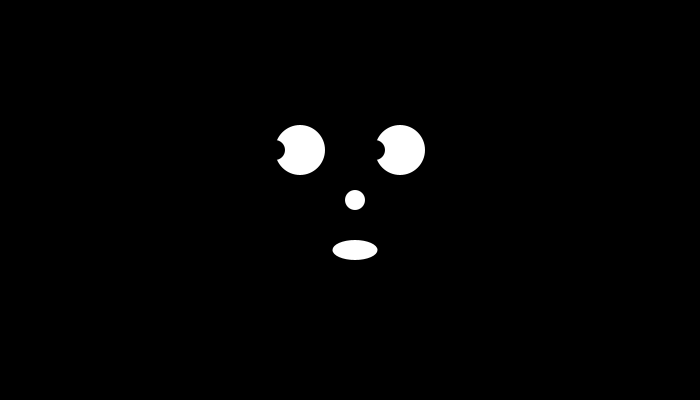
Frame 1 (no input)
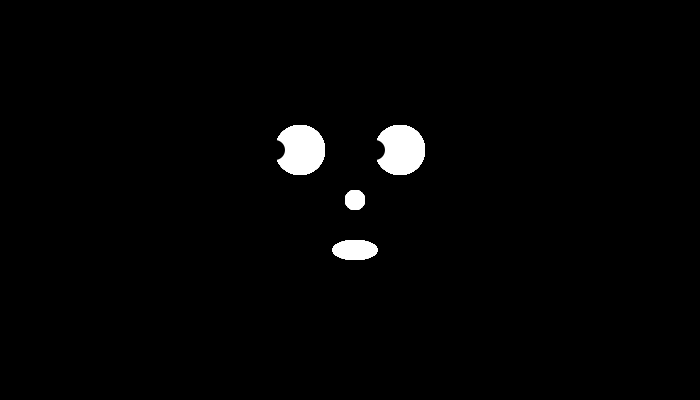
Frame 60 (the mouse pressed at the canvas centre just before this capture)
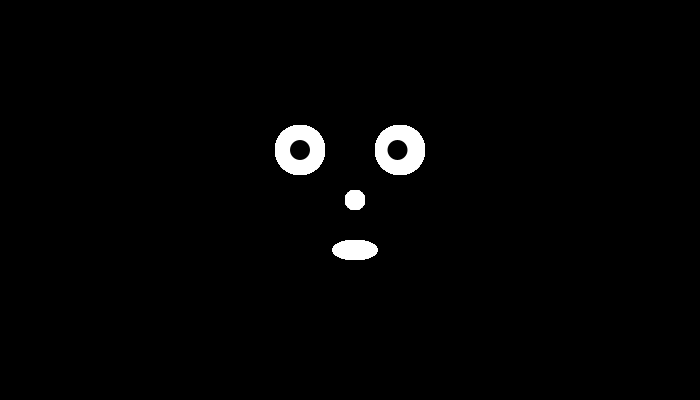
Frame 120 (the mouse held since frame 60 and released just before this capture)

The Processing sketch that drew these frames (run headless with seeded random() and noise(); from frame 60 on, the mouse is pressed at the canvas centre):

// Processing sketch: processing_33628
// ── processing_33628.pde

void setup(){
  size (700,400);
  background (0);
}
 
void draw (){
  fill (255);
  noStroke();
   
  ellipse (355, 200, 20, 20);
  fill (255);
  
  
  ellipse (355, 250, 45, 20);
  fill (255);
    
  if (keyPressed){
    if(key == 'a'){
      ellipse (355, 250, 45, 45);
      fill (255);
    } else if(key == 'b'){
      ellipse (355, 250, 60, 45);
      fill (255);
    }
  }
 
  
  
  ellipse (300, 150, 50, 50);
  ellipse (400, 150, 50, 50);
  float leftEyePos = map (mouseX, 0, width, 275, 325);
  float rightEyePos = map (mouseX, 0, width, 375, 420);
  fill (0,0,0);
   
  ellipse (leftEyePos, 150, 20, 20);
  ellipse (rightEyePos, 150, 20,20);
  float lidPos = map (mouseY, 0, height, 0, 180);
  rect(0, 0, width, lidPos);
  
}
